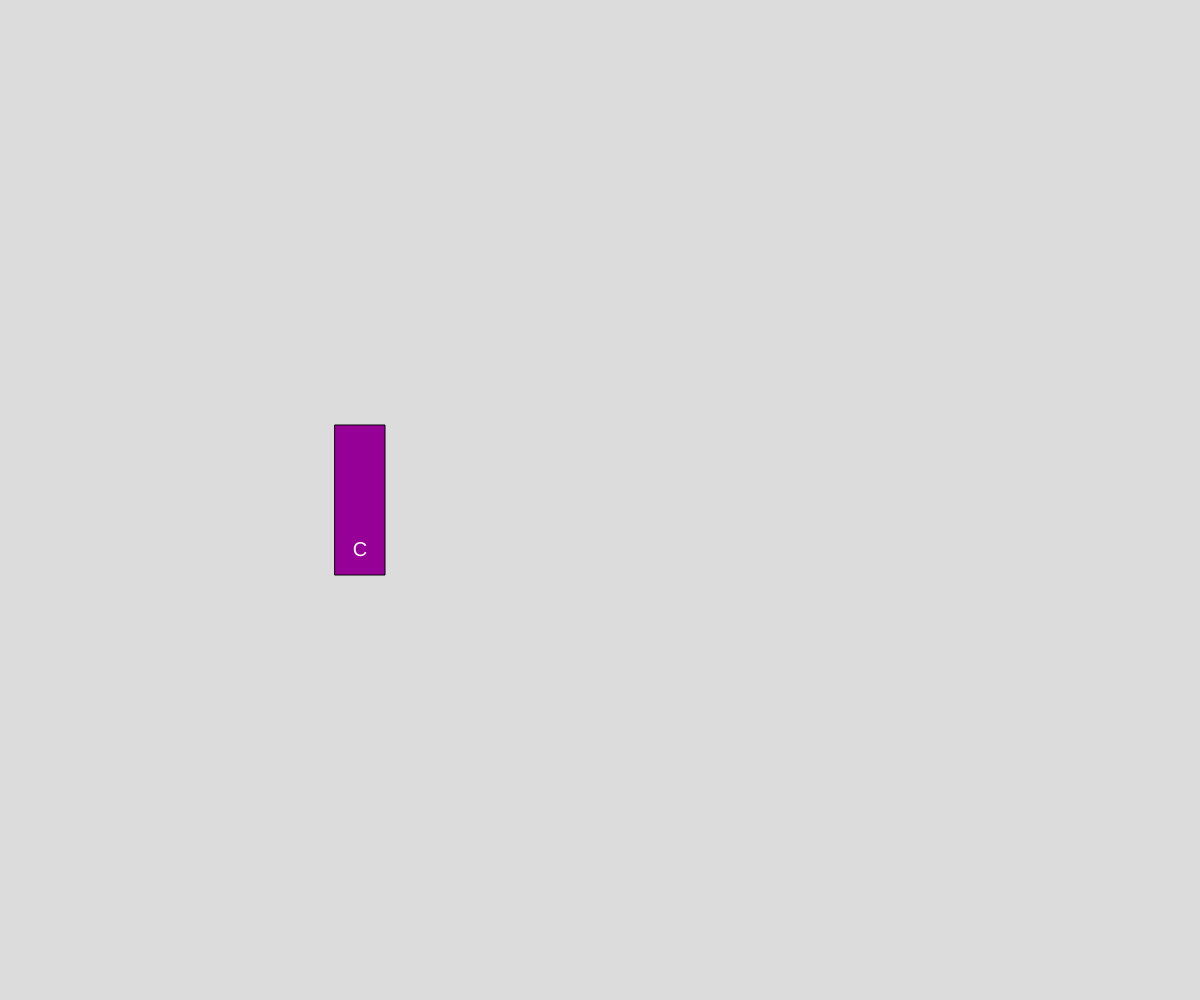
Frame 1 (no input)
Frame 60 (no input): identical to frame 1, image omitted
Frame 120 (the mouse pressed at the canvas centre since frame 60): identical to frame 1, image omitted

The p5.js sketch that drew this single still picture (run headless with seeded random() and noise() and a simulated clock; from frame 60 on, the mouse is pressed at the canvas centre):

// p5.js sketch
// ── sketch.js
// Global Variables
let myBook; //can't INIT objects here...

async function setup() {
  createCanvas(windowWidth, windowHeight);
  //create a single book
  myBook = new Book("CS30 Text", "Mr. Scott", 
    1234567891011, "leatherbound", 500, width*0.3);
}

function draw() {
  background(220);
  myBook.display();
}

// Classes are nicely organized into the bottom of 
// our file, or perhaps their own file...

class Book{
  //1. constructor
  constructor(title, author, isbn, cover, pages, x){
    this.title = title;
    this.author = author;
    this.isbn = isbn;
    this.cover = cover;
    this.pages = pages;
    this.x = x;
  }

  // 2. class functions
  // inside a class, we omit the "function" keyword
  display(){
    //render our book object on the Canvas
    rectMode(CENTER);  textAlign(CENTER, CENTER);
    textSize(20);

    //set fill color based on coverType (H, S, L)
    switch( this.cover ){
      case "softcover":
        fill(220,220,0);  break;
      case "hardcover":
        fill(100, 255, 255);   break;
      case "leatherbound":
        fill(150, 0, 150);    break;
    }

    //finally, draw the book spine
    rect(this.x, height/2, this.pages/10, 150);
    fill(255);
    text(this.title[0], this.x, height/2+50);
  }
}
